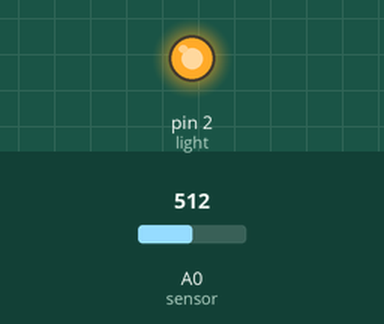
This sketch was run on a simulated Arduino Uno, built with avr-gcc and run on an emulated ATmega328P. Shown: output pins drawn as LEDs (lit = HIGH). Inputs (shaded band) come from the test bench; at power-on: A0 (sensor) = 512.

Above: at 1.2 s.
1.3 s: A0 (sensor) set to 490
At 2.3 s:
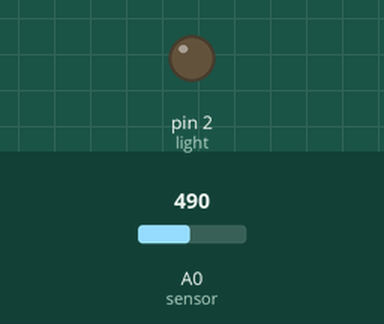
2.8 s: A0 (sensor) set to 510
At 3.4 s:
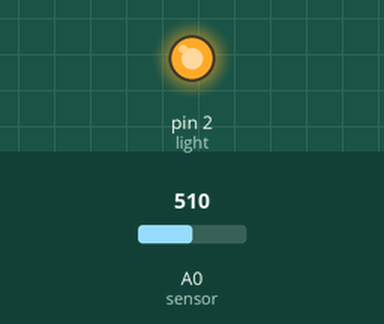
4.3 s: A0 (sensor) set to 306
At 4.6 s:
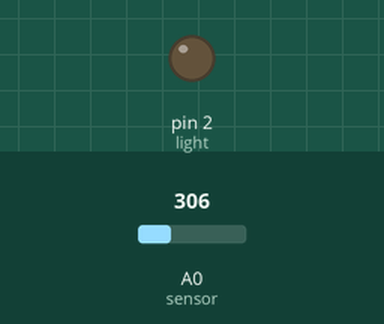
Timing chart, 0 to 7.3 s (numbered marks = the images above; inputs shaded):
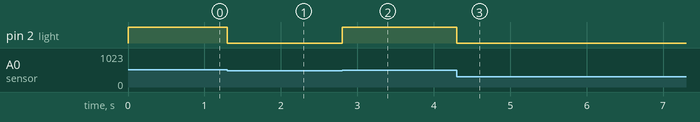

Measured:
- the behaviour switches between 500 and 499 on A0 (sensor) (found by bisection; images 0 and 1)
- after the input at 1.3 s, pin 2 (light): HIGH → LOW at once
- after the input at 2.8 s, pin 2 (light): LOW → HIGH at once
- after the input at 4.3 s, pin 2 (light): HIGH → LOW at once

The sketch:

20127333.ino
```cpp
// C++ code
//
int sensor = A0;
int light = 2;
void setup()
{
  pinMode(sensor, INPUT);
  pinMode(light, OUTPUT);
  Serial.begin(9600);
}

void loop()
{
  int value = analogRead(sensor);
  if (value>=500)
  	digitalWrite(light, HIGH);
  else
    digitalWrite(light, LOW);
}
```
